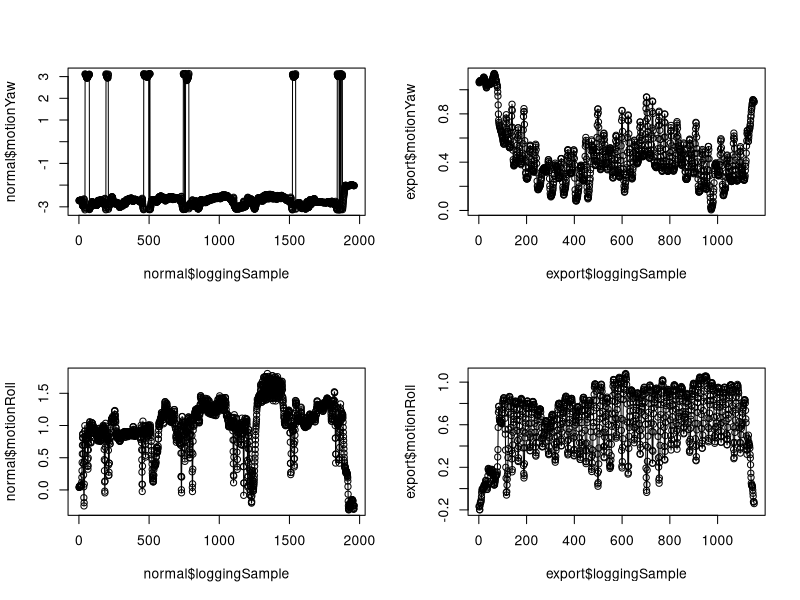
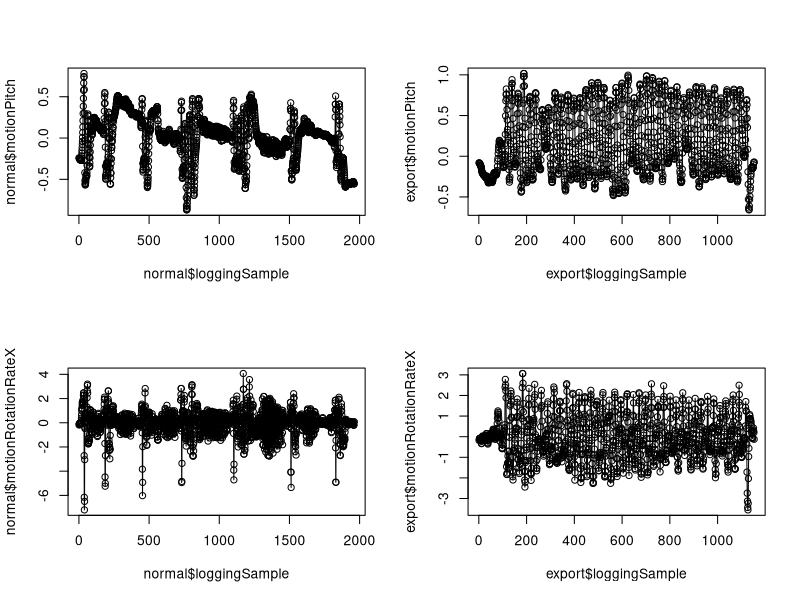
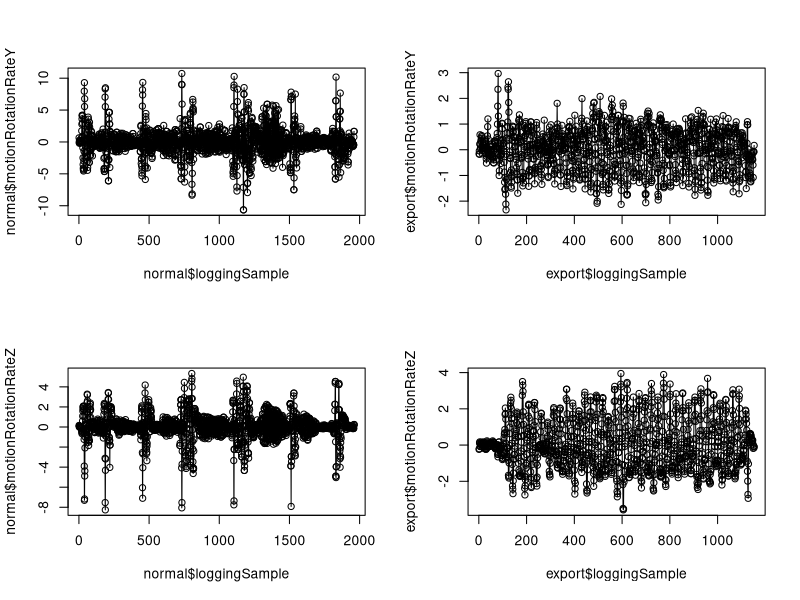
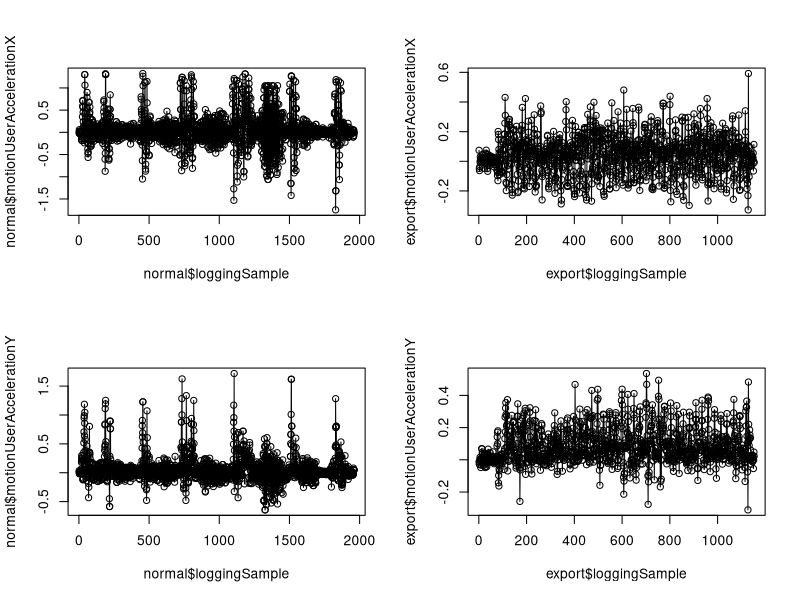
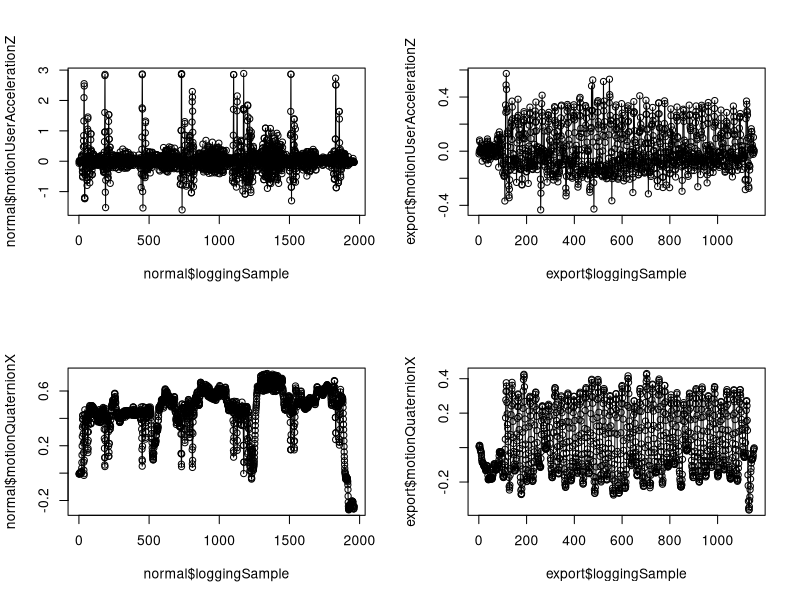
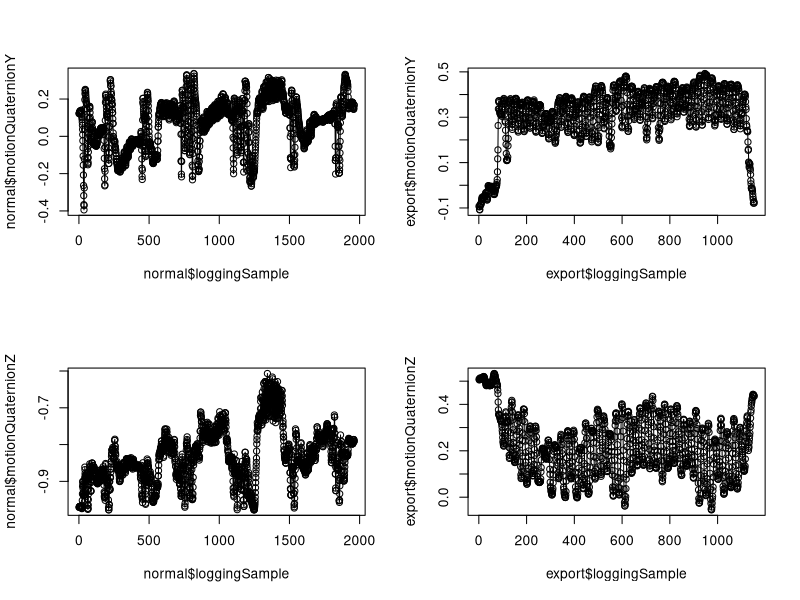
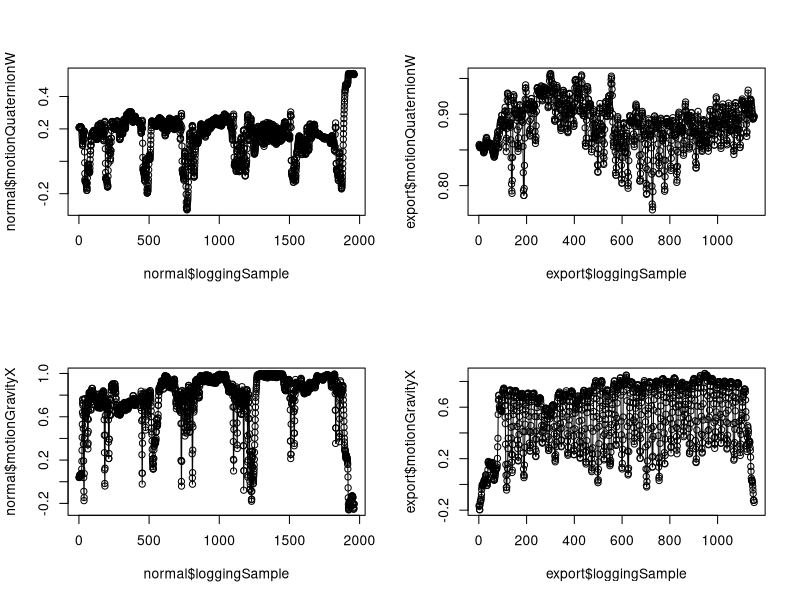

The R source for these figures, in order: (Note: this script raises an error after producing the figures.)
#By @Edward

normal <- read.csv("2016-12-15_12-00-36.csv", header = TRUE, stringsAsFactors = FALSE)
export <- read.csv("2016-12-15_12-00-32.csv", header = TRUE, stringsAsFactors = FALSE)
par(mfrow=c(2,2))
plot(normal$loggingSample, normal$motionYaw)
lines(normal$loggingSample, normal$motionYaw)
plot(export$loggingSample, export$motionYaw)
lines(export$loggingSample, export$motionYaw)
summary(lm(normal$motionYaw~normal$loggingSample))
summary(lm(export$motionYaw~export$loggingSample))
# a weird W shape distribution, what is this?????

plot(normal$loggingSample, normal$motionRoll)
lines(normal$loggingSample, normal$motionRoll)
plot(export$loggingSample, export$motionRoll)
lines(export$loggingSample, export$motionRoll)
summary(lm(normal$loggingSample~normal$motionRoll))
summary(lm(export$loggingSample~export$motionRoll))
# looks like an M, dense on the top

plot(normal$loggingSample, normal$motionPitch)
lines(normal$loggingSample, normal$motionPitch)
plot(export$loggingSample, export$motionPitch)
lines(export$loggingSample, export$motionPitch)
summary(lm(normal$loggingSample~normal$motionPitch))
summary(lm(export$loggingSample~export$motionPitch))
# like an upside down version of the previous one, dense on the bottom

plot(normal$loggingSample, normal$motionRotationRateX)
lines(normal$loggingSample, normal$motionRotationRateX)
plot(export$loggingSample, export$motionRotationRateX)
lines(export$loggingSample, export$motionRotationRateX)
summary(lm(normal$loggingSample~normal$motionRotationRateX))
summary(lm(export$loggingSample~export$motionRotationRateX))

plot(normal$loggingSample, normal$motionRotationRateY)
lines(normal$loggingSample, normal$motionRotationRateY)
plot(export$loggingSample, export$motionRotationRateY)
lines(export$loggingSample, export$motionRotationRateY)
summary(lm(normal$loggingSample~normal$motionRotationRateY))
summary(lm(export$loggingSample~export$motionRotationRateY))

plot(normal$loggingSample, normal$motionRotationRateZ)
lines(normal$loggingSample, normal$motionRotationRateZ)
plot(export$loggingSample, export$motionRotationRateZ)
lines(export$loggingSample, export$motionRotationRateZ)
summary(lm(normal$loggingSample~normal$motionRotationRateZ))
summary(lm(export$loggingSample~export$motionRotationRateZ))
# dense around x = 0, the three look pretty similar

plot(normal$loggingSample, normal$motionUserAccelerationX)
lines(normal$loggingSample, normal$motionUserAccelerationX)
plot(export$loggingSample, export$motionUserAccelerationX)
lines(export$loggingSample, export$motionUserAccelerationX)
summary(lm(normal$loggingSample~normal$motionUserAccelerationX))
summary(lm(export$loggingSample~export$motionUserAccelerationX))

plot(normal$loggingSample, normal$motionUserAccelerationY)
lines(normal$loggingSample, normal$motionUserAccelerationY)
plot(export$loggingSample, export$motionUserAccelerationY)
lines(export$loggingSample, export$motionUserAccelerationY)
summary(lm(normal$loggingSample~normal$motionUserAccelerationY))
summary(lm(export$loggingSample~export$motionUserAccelerationY))

plot(normal$loggingSample, normal$motionUserAccelerationZ)
lines(normal$loggingSample, normal$motionUserAccelerationZ)
plot(export$loggingSample, export$motionUserAccelerationZ)
lines(export$loggingSample, export$motionUserAccelerationZ)
summary(lm(normal$loggingSample~normal$motionUserAccelerationZ))
summary(lm(export$loggingSample~export$motionUserAccelerationZ))
# same behavior, like the rotation rates

plot(normal$loggingSample, normal$motionQuaternionX)
lines(normal$loggingSample, normal$motionQuaternionX)
plot(export$loggingSample, export$motionQuaternionX)
lines(export$loggingSample, export$motionQuaternionX)
summary(lm(normal$loggingSample~normal$motionQuaternionX))
summary(lm(export$loggingSample~export$motionQuaternionX))

plot(normal$loggingSample, normal$motionQuaternionY)
lines(normal$loggingSample, normal$motionQuaternionY)
plot(export$loggingSample, export$motionQuaternionY)
lines(export$loggingSample, export$motionQuaternionY)
summary(lm(normal$loggingSample~normal$motionQuaternionY))
summary(lm(export$loggingSample~export$motionQuaternionY))

plot(normal$loggingSample, normal$motionQuaternionZ)
lines(normal$loggingSample, normal$motionQuaternionZ)
plot(export$loggingSample, export$motionQuaternionZ)
lines(export$loggingSample, export$motionQuaternionZ)
summary(lm(normal$loggingSample~normal$motionQuaternionZ))
summary(lm(export$loggingSample~export$motionQuaternionZ))

plot(normal$loggingSample, normal$motionQuaternionW)
lines(normal$loggingSample, normal$motionQuaternionW)
plot(export$loggingSample, export$motionQuaternionW)
lines(export$loggingSample, export$motionQuaternionW)
summary(lm(normal$loggingSample~normal$motionQuaternionW))
summary(lm(export$loggingSample~export$motionQuaternionW))
# the X one is all over the place, but bottom dense,
# increased very fast, but dropped very fast in the end
#a W shaped thing
# same as Z


plot(normal$loggingSample, normal$motionGravityX)
lines(normal$loggingSample, normal$motionGravityX)
plot(export$loggingSample, export$motionGravityX)
lines(export$loggingSample, export$motionGravityX)
summary(lm(normal$loggingSample, normal$motionGravityX))
summary(lm(export$loggingSample, export$motionGravityX))

plot(normal$loggingSample, normal$motionGravityY)
lines(normal$loggingSample, normal$motionGravityY)
plot(export$loggingSample, export$motionGravityY)
lines(export$loggingSample, export$motionGravityY)
summary(lm(normal$loggingSample~normal$motionGravityY))
summary(lm(export$loggingSample~export$motionGravityY))

plot(normal$loggingSample, normal$motionGravityZ)
lines(normal$loggingSample, normal$motionGravityZ)
plot(export$loggingSample, export$motionGravityZ)
lines(export$loggingSample, export$motionGravityZ)
summary(lm(normal$loggingSample~normal$motionGravityZ))
summary(lm(export$loggingSample~export$motionGravityZ))
# X and Y behave alike, but Z has an increasing trend

